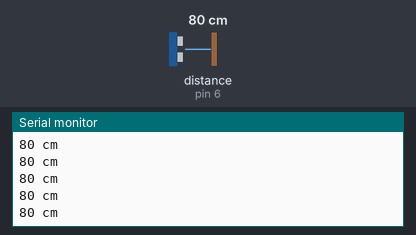
Recording of a sketch running on a simulated Arduino Uno, built with avr-gcc and run on an emulated ATmega328P. Parts: the last lines printed to the serial monitor. The inputs (shaded band) are chosen by the test bench; at power-on: distance to the obstacle (sensor on pin 6) 80 cm. The echo pulse lasts 58.3 µs per cm.

Above: at 1.2 s.
1.3 s: distance to the obstacle (sensor on pin 6) set to 2 cm
At 1.38 s:
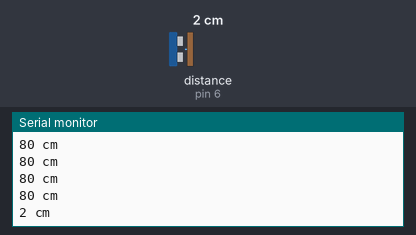
2.8 s: distance to the obstacle (sensor on pin 6) set to 4 cm
At 2.89 s:
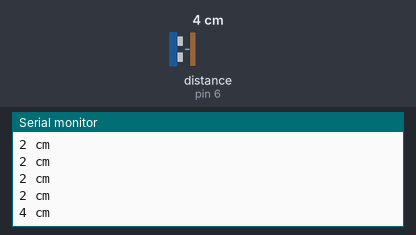
4.3 s: distance to the obstacle (sensor on pin 6) set to 250 cm
At 4.41 s:
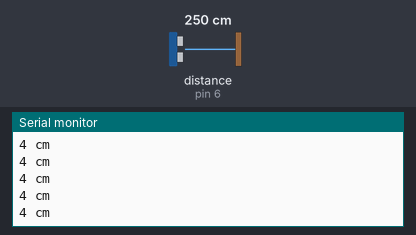
Timing chart, 0 to 7.3 s (numbered marks = the images above; inputs shaded):
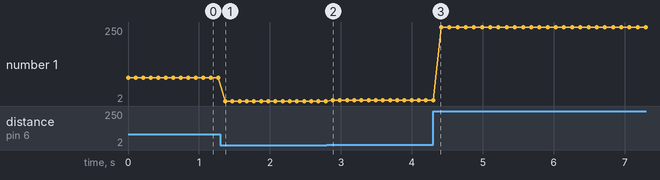

Measured:
- after the input at 1.3 s, the serial monitor: prints a new line after 0.07 s (image 1)
- after the input at 2.8 s, the serial monitor: prints a new line after 0.08 s (image 2)
- plotted number 1: 80 → 2 after the input at 1.3 s, 2 → 4 after the input at 2.8 s, 4 → 250 after the input at 4.3 s

The sketch:

ULTRASONIC_SENSOR.ino
```cpp
// Ultrasonic - Library for HR-SC04 Ultrasonic Ranging Module.
// Rev.4 (06/2012)
// J.Rodrigo ( www.jrodrigo.net )
// more info at www.ardublog.com

#include <Ultrasonic.h>

Ultrasonic ultrasonic(7,6); // (Trig PIN,Echo PIN)

void setup() {
  Serial.begin(9600);
}

void loop()
{
  Serial.print(ultrasonic.Ranging(CM)); // CM or INC
  Serial.println(" cm" );
  delay(100);
}
```
